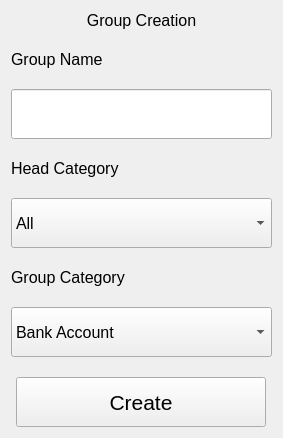
          <widget class="QWidget" name="group_creation">
           <layout class="QVBoxLayout" name="verticalLayout_4">
            <property name="spacing">
             <number>20</number>
            </property>
            <item>
             <widget class="QLabel" name="group_creation_label">
              <property name="maximumSize">
               <size>
                <width>16777215</width>
                <height>30</height>
               </size>
              </property>
              <property name="font">
               <font>
                <family>MS Shell Dlg 2</family>
                <pointsize>12</pointsize>
                <weight>50</weight>
                <italic>false</italic>
                <bold>false</bold>
               </font>
              </property>
              <property name="text">
               <string>Group Creation</string>
              </property>
              <property name="scaledContents">
               <bool>true</bool>
              </property>
              <property name="alignment">
               <set>Qt::AlignCenter</set>
              </property>
              <property name="wordWrap">
               <bool>true</bool>
              </property>
             </widget>
            </item>
            <item>
             <widget class="QLabel" name="group_name_label">
              <property name="font">
               <font>
                <family>MS Shell Dlg 2</family>
                <pointsize>12</pointsize>
                <weight>50</weight>
                <italic>false</italic>
                <bold>false</bold>
               </font>
              </property>
              <property name="text">
               <string>Group Name</string>
              </property>
             </widget>
            </item>
            <item>
             <widget class="QLineEdit" name="lineEdit">
              <property name="minimumSize">
               <size>
                <width>50</width>
                <height>50</height>
               </size>
              </property>
              <property name="maximumSize">
               <size>
                <width>16777215</width>
                <height>50</height>
               </size>
              </property>
              <property name="font">
               <font>
                <family>MS Shell Dlg 2</family>
                <pointsize>14</pointsize>
                <weight>50</weight>
                <italic>false</italic>
                <bold>false</bold>
               </font>
              </property>
             </widget>
            </item>
            <item>
             <widget class="QLabel" name="head_cat_label">
              <property name="font">
               <font>
                <family>MS Shell Dlg 2</family>
                <pointsize>12</pointsize>
                <weight>50</weight>
                <italic>false</italic>
                <bold>false</bold>
               </font>
              </property>
              <property name="text">
               <string>Head Category</string>
              </property>
             </widget>
            </item>
            <item>
             <widget class="QComboBox" name="head_cat_combo">
              <property name="minimumSize">
               <size>
                <width>50</width>
                <height>50</height>
               </size>
              </property>
              <property name="maximumSize">
               <size>
                <width>16777215</width>
                <height>50</height>
               </size>
              </property>
              <property name="font">
               <font>
                <family>MS Shell Dlg 2</family>
                <pointsize>12</pointsize>
                <weight>50</weight>
                <italic>false</italic>
                <bold>false</bold>
               </font>
              </property>
              <item>
               <property name="text">
                <string>All</string>
               </property>
              </item>
              <item>
               <property name="text">
                <string>Bank OD A/c</string>
               </property>
              </item>
              <item>
               <property name="text">
                <string>Bank Account</string>
               </property>
              </item>
              <item>
               <property name="text">
                <string>Branch/Division</string>
               </property>
              </item>
              <item>
               <property name="text">
                <string>Capital Account</string>
               </property>
              </item>
              <item>
               <property name="text">
                <string>Cash-in-Hand Account</string>
               </property>
              </item>
              <item>
               <property name="text">
                <string>Cash Account</string>
               </property>
              </item>
              <item>
               <property name="text">
                <string>Contra Asset Account</string>
               </property>
              </item>
              <item>
               <property name="text">
                <string>Contra Liability Account</string>
               </property>
              </item>
              <item>
               <property name="text">
                <string>Current Assets</string>
               </property>
              </item>
              <item>
               <property name="text">
                <string>Current Liabilities</string>
               </property>
              </item>
              <item>
               <property name="text">
                <string>Deposits (Asset)</string>
               </property>
              </item>
              <item>
               <property name="text">
                <string>Direct Expenses</string>
               </property>
              </item>
              <item>
               <property name="text">
                <string>Direct Incomes</string>
               </property>
              </item>
              <item>
               <property name="text">
                <string>Duties and Taxes</string>
               </property>
              </item>
              <item>
               <property name="text">
                <string>Fixed Asset</string>
               </property>
              </item>
              <item>
               <property name="text">
                <string>Indirect Expenses</string>
               </property>
              </item>
              <item>
               <property name="text">
                <string>Indirect Incomes</string>
               </property>
              </item>
              <item>
               <property name="text">
                <string>Investments</string>
               </property>
              </item>
              <item>
               <property name="text">
                <string>Loans and Advances (Asset)</string>
               </property>
              </item>
              <item>
               <property name="text">
                <string>Loans (Liabilities)</string>
               </property>
              </item>
              <item>
               <property name="text">
                <string>Miscellaneous Expenses (Asset)</string>
               </property>
              </item>
              <item>
               <property name="text">
                <string>Provisions</string>
               </property>
              </item>
              <item>
               <property name="text">
                <string>Purchase Account</string>
               </property>
              </item>
              <item>
               <property name="text">
                <string>Profit &amp;amp; Loss Account</string>
               </property>
              </item>
              <item>
               <property name="text">
                <string>Reserves &amp;amp; Surplus</string>
               </property>
              </item>
              <item>
               <property name="text">
                <string>Retained Earnings</string>
               </property>
              </item>
              <item>
               <property name="text">
                <string>Sales Account</string>
               </property>
              </item>
              <item>
               <property name="text">
                <string>Secured Loans</string>
               </property>
              </item>
              <item>
               <property name="text">
                <string>Stock-in-Hand</string>
               </property>
              </item>
              <item>
               <property name="text">
                <string>Sundry Creditors</string>
               </property>
              </item>
              <item>
               <property name="text">
                <string>Sundry Debtors</string>
               </property>
              </item>
              <item>
               <property name="text">
                <string>Suspense Account</string>
               </property>
              </item>
              <item>
               <property name="text">
                <string>Unsecured Loans</string>
               </property>
              </item>
              <item>
               <property name="text">
                <string>Intangible Fixed Asset</string>
               </property>
              </item>
             </widget>
            </item>
            <item>
             <widget class="QLabel" name="group_cat_label">
              <property name="font">
               <font>
                <family>MS Shell Dlg 2</family>
                <pointsize>12</pointsize>
                <weight>50</weight>
                <italic>false</italic>
                <bold>false</bold>
               </font>
              </property>
              <property name="text">
               <string>Group Category</string>
              </property>
             </widget>
            </item>
            <item>
             <widget class="QComboBox" name="group_cat_combo">
              <property name="minimumSize">
               <size>
                <width>50</width>
                <height>50</height>
               </size>
              </property>
              <property name="maximumSize">
               <size>
                <width>16777215</width>
                <height>50</height>
               </size>
              </property>
              <property name="font">
               <font>
                <family>MS Shell Dlg 2</family>
                <pointsize>12</pointsize>
                <weight>50</weight>
                <italic>false</italic>
                <bold>false</bold>
               </font>
              </property>
              <item>
               <property name="text">
                <string>Bank Account</string>
               </property>
              </item>
              <item>
               <property name="text">
                <string>Bank OD A/c</string>
               </property>
              </item>
              <item>
               <property name="text">
                <string>Branch/Division</string>
               </property>
              </item>
              <item>
               <property name="text">
                <string>Capital Account</string>
               </property>
              </item>
              <item>
               <property name="text">
                <string>Cash-in-Hand Account</string>
               </property>
              </item>
              <item>
               <property name="text">
                <string>Cash Account</string>
               </property>
              </item>
              <item>
               <property name="text">
                <string>Contra Asset Account</string>
               </property>
              </item>
              <item>
               <property name="text">
                <string>Contra Liability Account</string>
               </property>
              </item>
              <item>
               <property name="text">
                <string>Current Assets</string>
               </property>
              </item>
              <item>
               <property name="text">
                <string>Current Liabilities</string>
               </property>
              </item>
              <item>
               <property name="text">
                <string>Deposits (Asset)</string>
               </property>
              </item>
              <item>
               <property name="text">
                <string>Direct Expenses</string>
               </property>
              </item>
              <item>
               <property name="text">
                <string>Direct Incomes</string>
               </property>
              </item>
              <item>
               <property name="text">
                <string>Duties and Taxes</string>
               </property>
              </item>
              <item>
               <property name="text">
                <string>Fixed Asset</string>
               </property>
              </item>
              <item>
               <property name="text">
                <string>Indirect Expenses</string>
               </property>
              </item>
              <item>
               <property name="text">
                <string>Indirect Incomes</string>
               </property>
              </item>
              <item>
               <property name="text">
                <string>Investments</string>
               </property>
              </item>
              <item>
               <property name="text">
                <string>Loans and Advances (Asset)</string>
               </property>
              </item>
              <item>
               <property name="text">
                <string>Loans (Liabilities)</string>
               </property>
              </item>
              <item>
               <property name="text">
                <string>Miscellaneous Expenses (Asset)</string>
               </property>
              </item>
              <item>
               <property name="text">
                <string>Provisions</string>
               </property>
              </item>
              <item>
               <property name="text">
                <string>Purchase Account</string>
               </property>
              </item>
              <item>
               <property name="text">
                <string>Profit &amp;amp; Loss Account</string>
               </property>
              </item>
              <item>
               <property name="text">
                <string>Reserves &amp;amp; Surplus</string>
               </property>
              </item>
              <item>
               <property name="text">
                <string>Retained Earnings</string>
               </property>
              </item>
              <item>
               <property name="text">
                <string>Sales Account</string>
               </property>
              </item>
              <item>
               <property name="text">
                <string>Secured Loans</string>
               </property>
              </item>
              <item>
               <property name="text">
                <string>Stock-in-Hand</string>
               </property>
              </item>
              <item>
               <property name="text">
                <string>Sundry Creditors</string>
               </property>
              </item>
              <item>
               <property name="text">
                <string>Sundry Debtors</string>
               </property>
              </item>
              <item>
               <property name="text">
                <string>Suspense Account</string>
               </property>
              </item>
              <item>
               <property name="text">
                <string>Unsecured Loans</string>
               </property>
              </item>
              <item>
               <property name="text">
                <string>Intangible Fixed Asset</string>
               </property>
              </item>
             </widget>
            </item>
            <item>
             <layout class="QHBoxLayout" name="horizontalLayout">
              <item>
               <widget class="QPushButton" name="pushButton_8">
                <property name="minimumSize">
                 <size>
                  <width>50</width>
                  <height>50</height>
                 </size>
                </property>
                <property name="maximumSize">
                 <size>
                  <width>250</width>
                  <height>16777215</height>
                 </size>
                </property>
                <property name="font">
                 <font>
                  <family>MS Shell Dlg 2</family>
                  <pointsize>16</pointsize>
                  <weight>50</weight>
                  <italic>false</italic>
                  <bold>false</bold>
                 </font>
                </property>
                <property name="text">
                 <string>Create</string>
                </property>
               </widget>
              </item>
             </layout>
            </item>
           </layout>
          </widget>
